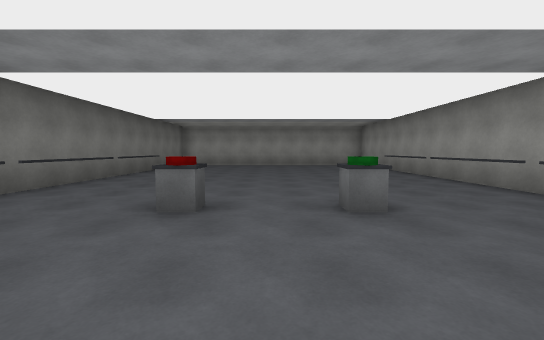
view 1 (above)

12 first-person views from a walk through a 3-D level made in the Unity game engine. The camera is 1.4 m above the floor, tilts 4° down and sees 90° across. The floor is counted in squares, 2 m on a side. Each view is taken from the middle of a square. On the plan, view 1 faces up. The plan holds only what a view shows up to about 9 squares ahead; the rest is blank. The player character is not drawn.

view 2
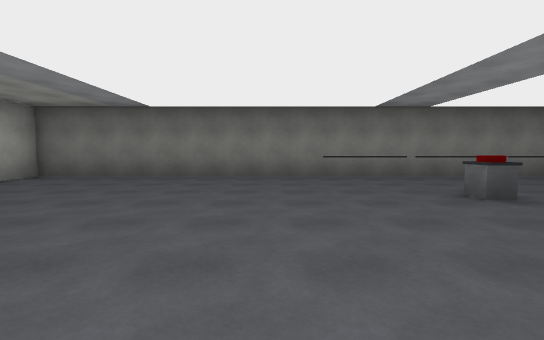

view 3
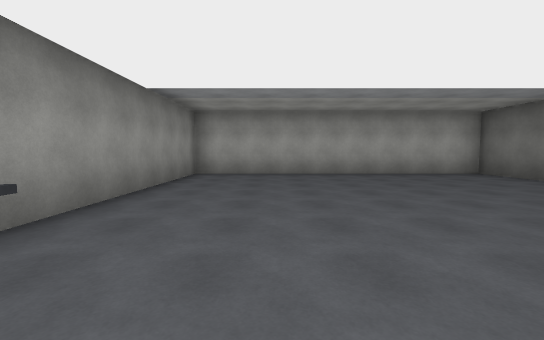

view 4
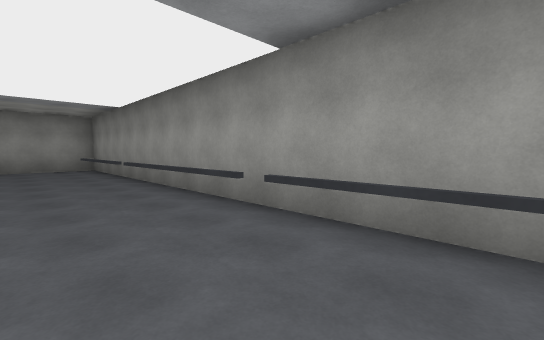

view 5
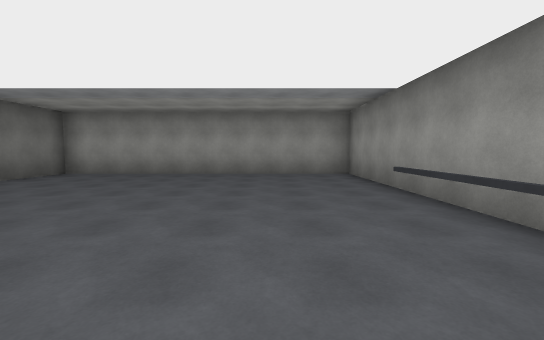

view 6
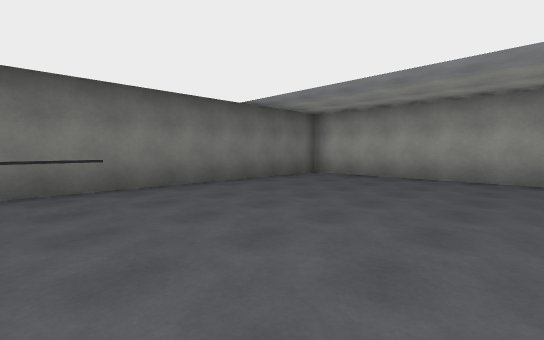

view 7
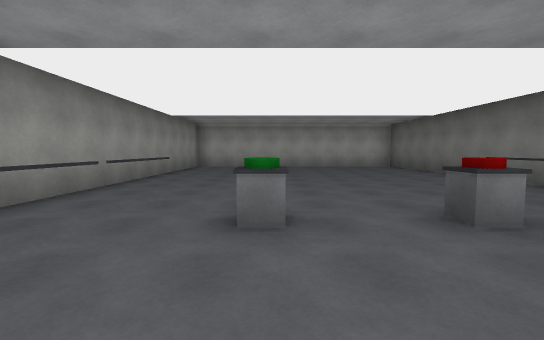

view 8
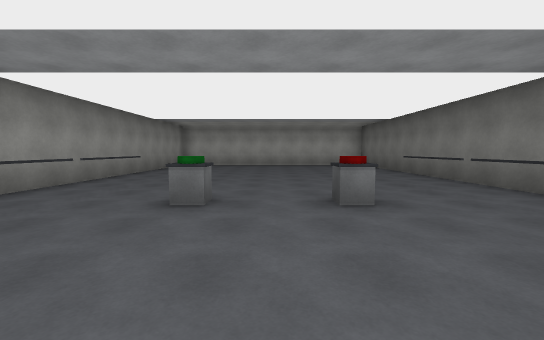

view 9
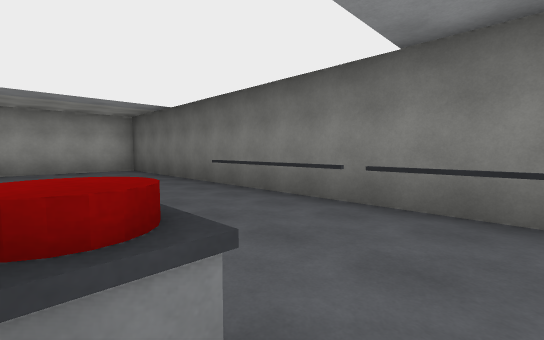

view 10
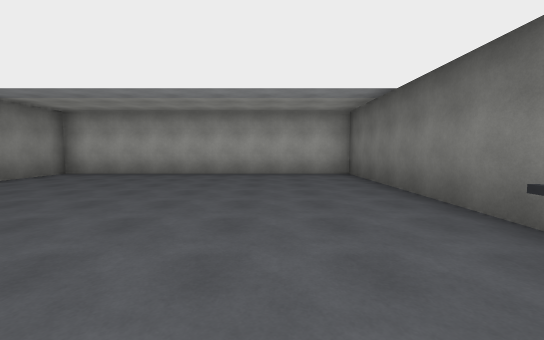

view 11
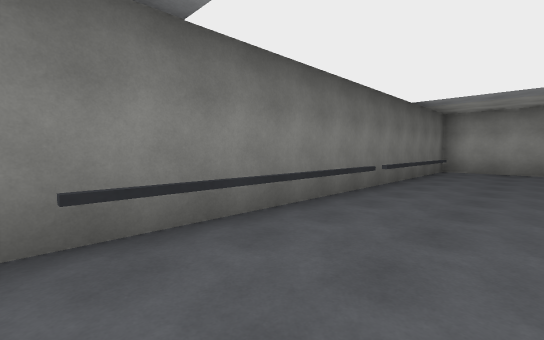

view 12
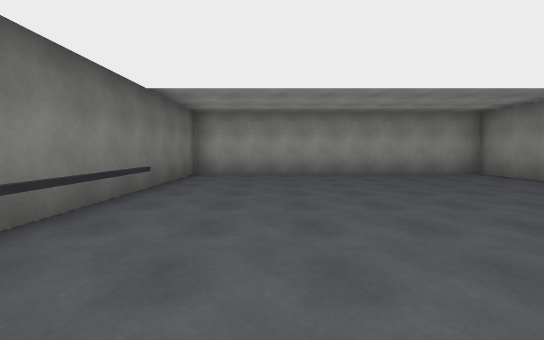

### Floor plan
Key: @ floor where view 1 was taken; # wall or solid block; . floor; T thing the floor can be seen under or through; O other object.
Columns run from 5 left of view 1 to 5 right of it. Each row starts with its distance up from view 1.
 14 ###########
 13 #.........#
 12 #.........#
 11 #.........#
 10 #.........#
  9 #.........#
  8 #.........#
  7 #.T.....#.#
  6 #.T.....#.#
  5 #.........#
  4 #.T.....#.#
  3 #.T.O.O...#
  2 #.T.....T.#
  1 #.T.....T.#
  0 #....@....#
 -1 #.........#
 -2 #.........#
 -3 #.........#
 -4 #.........#
 -5 #.........#
 -6 #.........#
 -7 ###########

Positions as (right, up) in squares from view 1, and headings:
1: (0, 0), facing up
2: (3, 0), facing left
3: (2, 2), facing down
4: (2, 2), facing up-right
5: (2, 5), facing up
6: (1, 6), facing up-left
7: (1, 6), facing down
8: (0, 7), facing down
9: (-1, 4), facing down-left
10: (-2, 2), facing down
11: (-2, 3), facing up-left
12: (-2, 5), facing up
